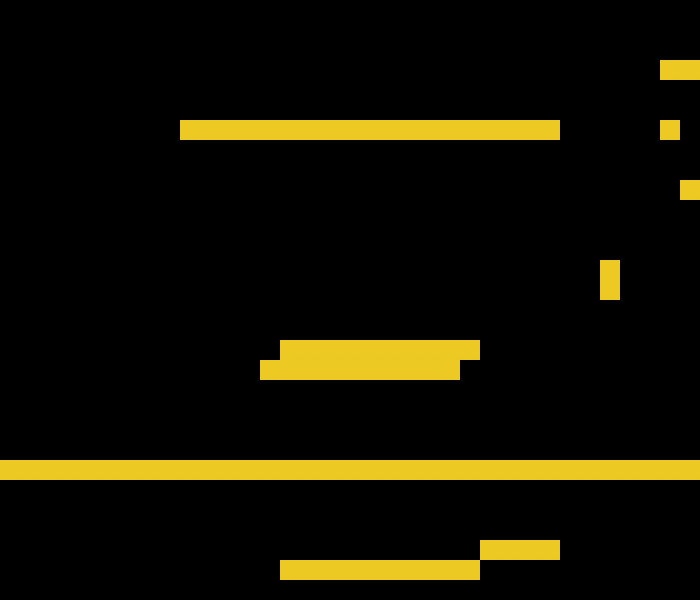

Rendered tile map (Tiled .tmx) drawn with the repository's tilesets; below, a short description and the map source with its tile grids summarised:
An orthogonal 35x30 tile map with 20x20 px tiles, 1 tile layer (Tile Layer 1).

<map version="1.0" orientation="orthogonal" width="35" height="30" tilewidth="20" tileheight="20">
 <tileset firstgid="1" name="tile s" tilewidth="20" tileheight="20">
  <image source="tiles.png" width="100" height="100" />
 </tileset>
 <layer name="Tile Layer 1" width="35" height="30">
  <data>[1050 cells, 94 non-empty, 1 distinct tile ids]</data>
 </layer>
</map>
